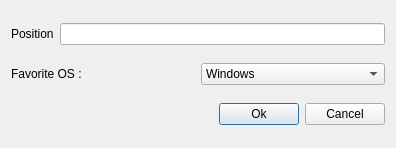
<?xml version="1.0" encoding="UTF-8"?>
<ui version="4.0">
 <class>InfoDialog</class>
 <widget class="QDialog" name="InfoDialog">
  <property name="geometry">
   <rect>
    <x>0</x>
    <y>0</y>
    <width>396</width>
    <height>148</height>
   </rect>
  </property>
  <property name="windowTitle">
   <string>Dialog</string>
  </property>
  <layout class="QVBoxLayout" name="verticalLayout">
   <item>
    <layout class="QHBoxLayout" name="horizontalLayout">
     <item>
      <widget class="QLabel" name="label">
       <property name="text">
        <string>Position</string>
       </property>
      </widget>
     </item>
     <item>
      <widget class="QLineEdit" name="position_line_edit"/>
     </item>
    </layout>
   </item>
   <item>
    <layout class="QHBoxLayout" name="horizontalLayout_2">
     <item>
      <widget class="QLabel" name="label_2">
       <property name="text">
        <string>Favorite OS :</string>
       </property>
      </widget>
     </item>
     <item>
      <widget class="QComboBox" name="favorite_os_combo_box">
       <item>
        <property name="text">
         <string>Windows</string>
        </property>
       </item>
       <item>
        <property name="text">
         <string>Linux</string>
        </property>
       </item>
       <item>
        <property name="text">
         <string>Mac</string>
        </property>
       </item>
      </widget>
     </item>
    </layout>
   </item>
   <item>
    <layout class="QHBoxLayout" name="horizontalLayout_3">
     <item>
      <spacer name="horizontalSpacer">
       <property name="orientation">
        <enum>Qt::Orientation::Horizontal</enum>
       </property>
       <property name="sizeHint" stdset="0">
        <size>
         <width>40</width>
         <height>20</height>
        </size>
       </property>
      </spacer>
     </item>
     <item>
      <widget class="QPushButton" name="ok_button">
       <property name="text">
        <string>Ok</string>
       </property>
      </widget>
     </item>
     <item>
      <widget class="QPushButton" name="cancel_button">
       <property name="text">
        <string>Cancel</string>
       </property>
      </widget>
     </item>
    </layout>
   </item>
  </layout>
 </widget>
 <resources/>
 <connections/>
</ui>
